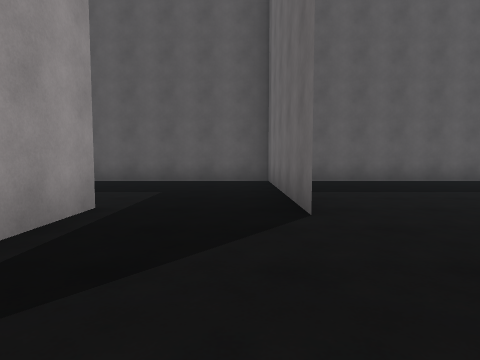
[1] (above)

20 first-person views from a walk through a Unity game level. The camera is 1.2 m above the floor, tilts 4° down and sees 75° across. The floor is counted in squares, 2 m on a side. Each view is taken from the middle of a square. On the plan, view 1 faces up. The plan holds only what a view shows up to about 9 squares ahead; the rest is blank. The place goes on beyond the plan. The player character is not drawn.

[2]
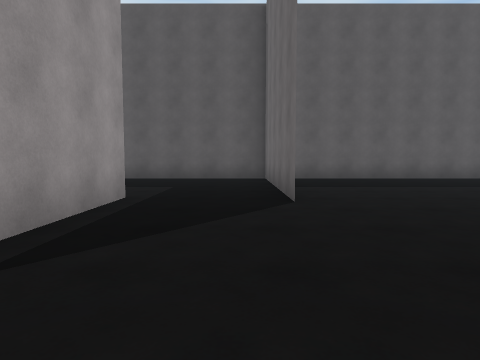

[3]
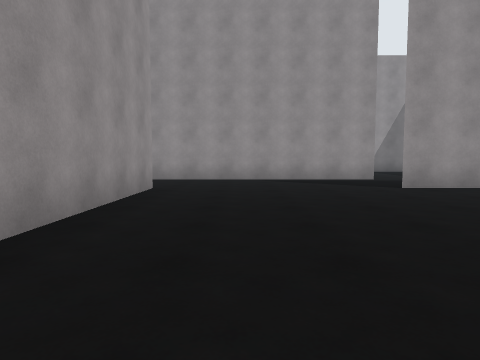

[4]
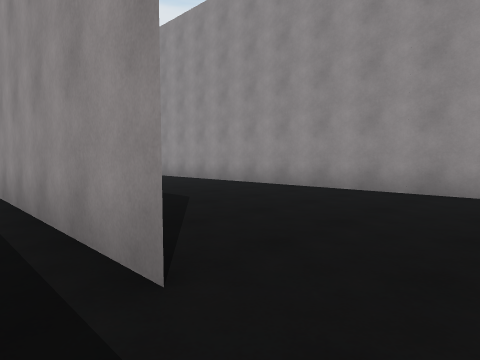

[5]
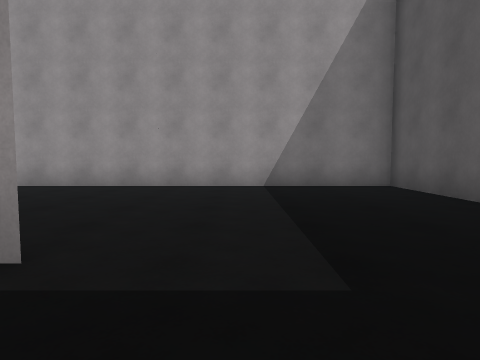

[6]
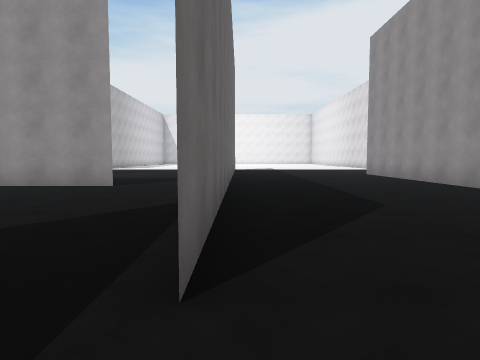

[7]
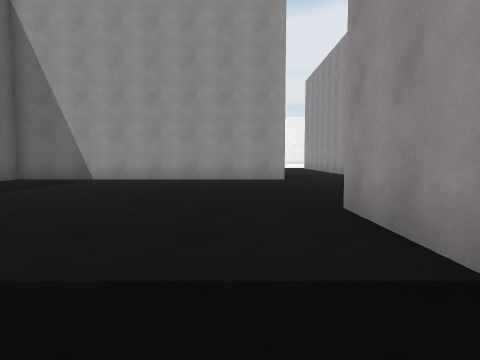

[8]
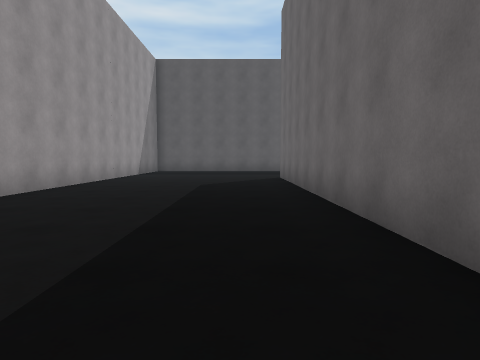

[9]
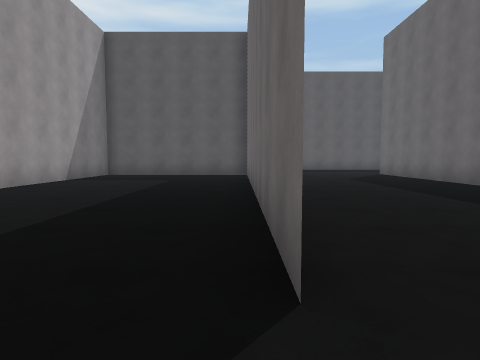

[10]
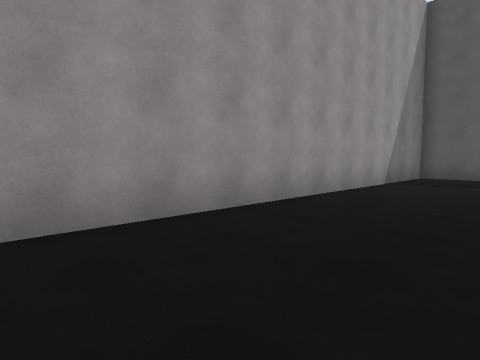

[11]
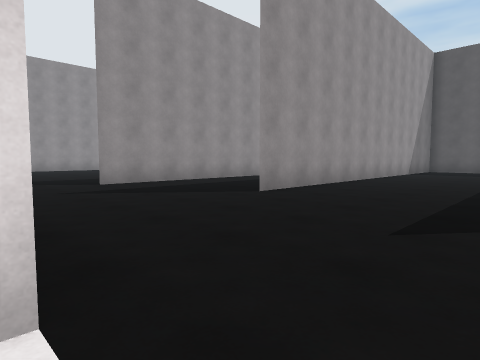

[12]
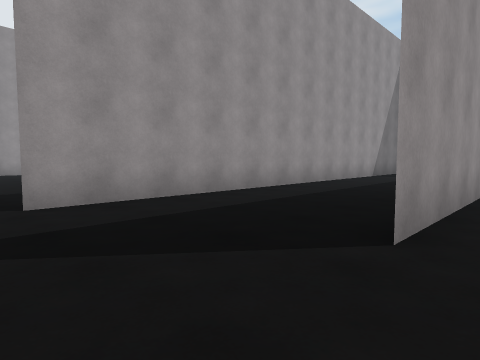

[13]
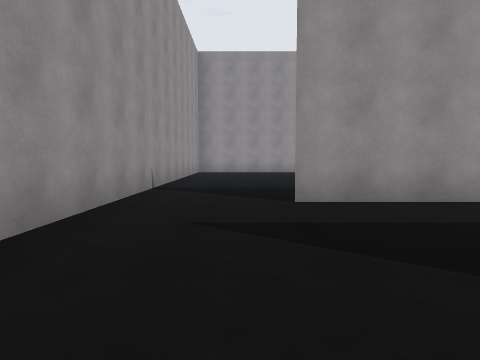

[14]
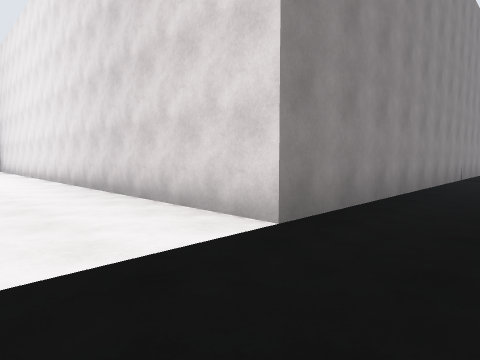

[15]
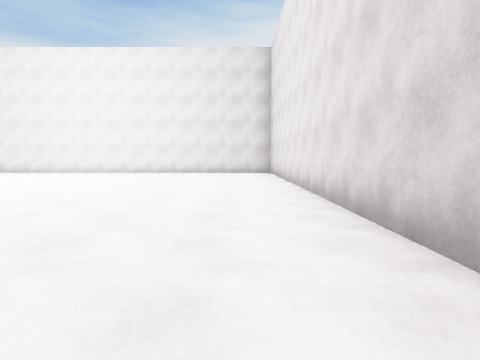

[16]
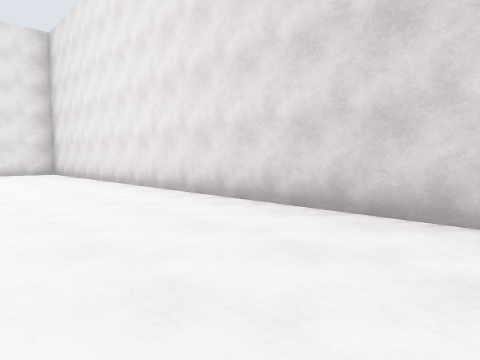

[17]
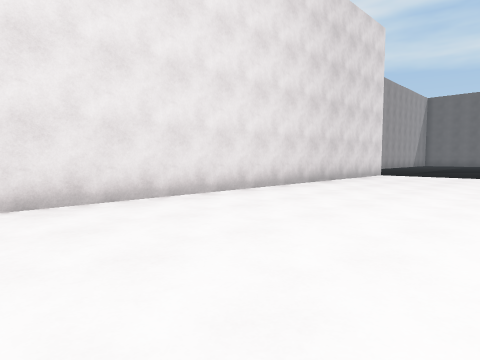

[18]
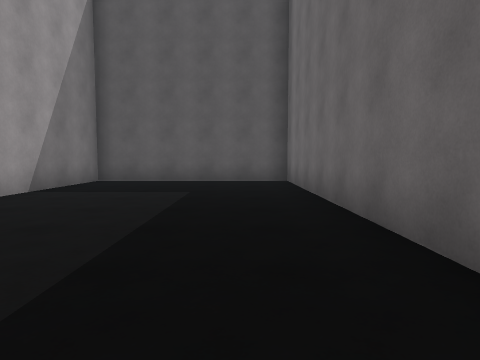

[19]
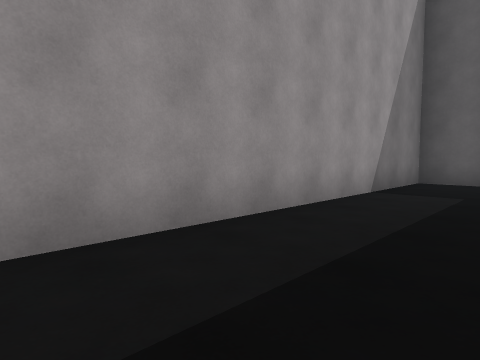

[20]
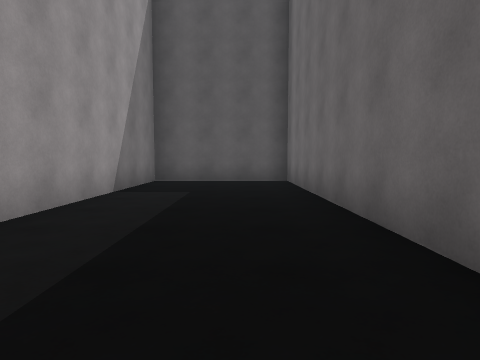

### Floor plan
Points are (right, up) in squares from view 1. A wall is a line through its corners. A room is listed if a view was taken in it or the views show most of it. See-through windows are left out.
Room 1 (views 1, 2, 3, 7)
walls: (0.7, 5.5) (0.7, 3.2); (-1.7, 3.9) (-1.7, -1.5); (0.6, -1.7) (7.5, -1.7); (6.4, 8.3) (0.9, 8.3)
ways out: opening at (-0.5, -2) to room 2; opening at (-0.5, 4) to room 2
Room 2 (views 4, 5, 6, 8, 9, 10, 11, 12, 13, 14, 15, 16, 17, 18, 19, 20)
walls: (-6.7, -6.8) (-6.7, 3.3) (-15.2, 3.3) (-15.2, -9.2); (-1.7, -4.5) (-1.7, 3.8); (-1.7, -1.5) (-1.7, -2.5); (-11.7, -3.5) (-11.7, 3.2) (-11.7, -7.8); (-14.5, -11.7) (-9.3, -11.7) (-9.3, -23.5); (0.8, 3.2) (0.8, 8.1); (0.9, 8.3) (-6.8, 8.3) (-6.8, -4.1)
ways out: opening at (-0.5, -2) to room 1; opening at (-0.5, 4) to room 1; opening at (-15, -10.5)

Where each view was taken, in squares from view 1:
view 1: 0 up, 0 right, facing up
view 2: 1 down, 0 right, facing up
view 3: 0 up, 7 right, facing left
view 4: 5 up, 1 left, facing down-left
view 5: 5 up, 0 right, facing left
view 6: 5 up, 2 left, facing down
view 7: 7 up, 2 right, facing down
view 8: 6 down, 3 left, facing up
view 9: 8 down, 7 left, facing up
view 10: 7 down, 9 left, facing up-left
view 11: 12 down, 8 left, facing up-left
view 12: 10 down, 11 left, facing up-left
view 13: 10 down, 11 left, facing left
view 14: 10 down, 7 left, facing down-left
view 15: 14 down, 8 left, facing down
view 16: 14 down, 6 left, facing down-left
view 17: 23 down, 5 left, facing up-left
view 18: 5 down, 8 left, facing up
view 19: 5 down, 13 left, facing up-left
view 20: 5 down, 13 left, facing up
